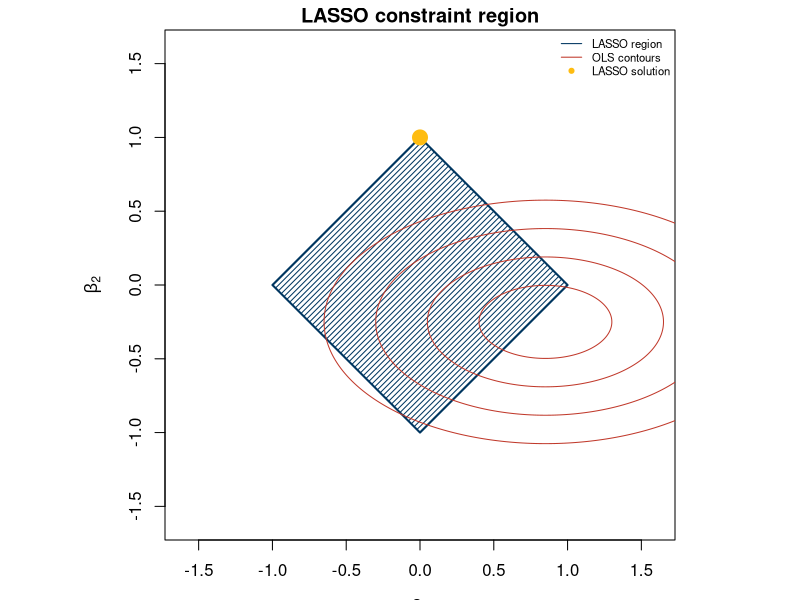
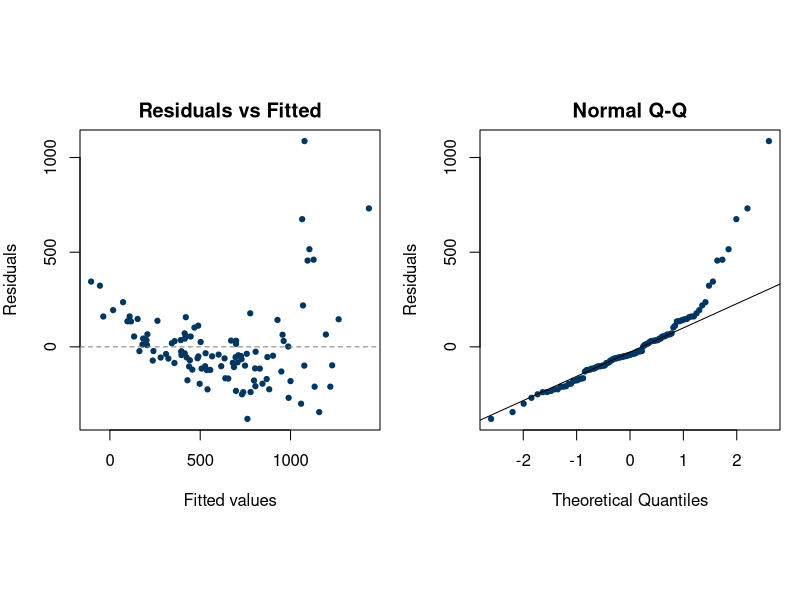

Recreate these plots in R, in order. (Note: this script raises an error after producing the figures.)
## ---- chunk 1
#| echo: false
#| eval: true
library(MASS)
library(leaps)
library(glmnet)
## ---- chunk 2
#| echo: false
#| eval: true
#| fig-height: 4.2
par(mar = c(3, 3, 1.5, 1), pty = "s")
theta <- seq(0, 2 * pi, length.out = 500)
plot(c(-1.6, 1.6), c(-1.6, 1.6), type = "n", asp = 1,
     xlab = expression(beta[1]), ylab = expression(beta[2]),
     main = "LASSO constraint region")
polygon(c(1, 0, -1, 0), c(0, 1, 0, -1),
        col = "#003660", border = NA, density = 25, angle = 45)
lines(c(1, 0, -1, 0, 1), c(0, 1, 0, -1, 0),
      col = "#003660", lwd = 2)
for (r in c(0.45, 0.80, 1.15, 1.50)) {
  lines(r * cos(theta) + 0.85, r * sin(theta) * 0.55 - 0.25,
        col = "#C0392B", lty = 1)
}
points(0, 1, pch = 19, col = "#FEBC11", cex = 2)
legend("topright",
       legend = c("LASSO region", "OLS contours", "LASSO solution"),
       col    = c("#003660", "#C0392B", "#FEBC11"),
       lty    = c(1, 1, NA), pch = c(NA, NA, 19),
       bty    = "n", cex = 0.68)
## ---- chunk 3
#| echo: true
#| eval: true
set.seed(126)
n <- 108

bloodclot <- round(runif(n, 2, 14))
progindex <- round(runif(n, 20, 95))
enzyme    <- round(runif(n, 15, 85))
liver     <- round(runif(n,  1,  6), 1)
age       <- round(runif(n, 25, 70))
gender    <- rbinom(n, 1, 0.40)
alc       <- sample(0:2, n, replace = TRUE, prob = c(0.40, 0.35, 0.25))
alc_mod   <- as.integer(alc == 1)
alc_sev   <- as.integer(alc == 2)

log_surv <- 4.0 + 0.09*bloodclot + 0.013*progindex + 0.016*enzyme +
            0.0005*liver - 0.003*age - 0.08*gender +
            0.06*alc_mod + 0.40*alc_sev + rnorm(n, 0, 0.22)
survival <- round(exp(log_surv))

surgical <- data.frame(survival, bloodclot, progindex, enzyme,
                        liver, age, gender, alc_mod, alc_sev)
head(surgical, 4)
## ---- chunk 4
#| echo: true
#| eval: true
fit_raw <- lm(survival ~ bloodclot + progindex + enzyme +
                liver + age + gender + alc_mod + alc_sev,
              data = surgical)
## ---- chunk 5
#| echo: false
#| eval: true
#| fig-height: 3.8
par(mfrow = c(1, 2), mar = c(4, 4, 2, 1))
plot(fitted(fit_raw), residuals(fit_raw),
     xlab = "Fitted values", ylab = "Residuals",
     main = "Residuals vs Fitted", pch = 19, col = "#003660", cex = 0.7)
abline(h = 0, lty = 2, col = "gray50")
qqnorm(residuals(fit_raw), main = "Normal Q-Q",
       pch = 19, col = "#003660", cex = 0.7, ylab = "Residuals")
qqline(residuals(fit_raw))
## ---- chunk 6
#| echo: true
#| eval: true
#| fig-height: 3.5
boxcox(fit_raw, lambda = seq(-0.5, 0.5, by = 1/20))
## ---- chunk 7
#| echo: true
#| eval: true
surgical$log_surv <- log(surgical$survival)
## ---- chunk 8
#| echo: false
#| eval: true
#| fig-height: 3.2
par(mfrow = c(1, 2), mar = c(4, 4, 2, 1))
hist(surgical$survival, main = "Raw survival (days)",
     xlab = "Survival", col = "#003660", border = "white", breaks = 20)
hist(surgical$log_surv, main = "Log survival",
     xlab = "log(Survival)", col = "#FEBC11", border = "white", breaks = 20)
## ---- chunk 9
#| echo: true
#| eval: true
#| fig-height: 4.5
pairs(surgical[, c("log_surv","bloodclot","progindex","enzyme","liver","age")],
      labels = c("LnSurv","Bloodclot","Progindex","Enzyme","Liver","Age"),
      cex = 0.5, pch = 19, col = "#003660")
## ---- chunk 10
#| echo: true
#| eval: true
#| fig-height: 3.8
par(mfrow = c(1, 2), mar = c(4, 4, 2, 1))
boxplot(log_surv ~ gender, data = surgical,
        names = c("Male", "Female"), ylab = "log(Survival)",
        main = "By Gender", col = c("#003660","#FEBC11"))
alc_f <- factor(surgical$alc_mod + 2*surgical$alc_sev,
                levels = 0:2, labels = c("None","Moderate","Severe"))
boxplot(surgical$log_surv ~ alc_f, ylab = "log(Survival)",
        main = "By Alcohol Use",
        col = c("#f5f5f5","#FEBC11","#C0392B"))
## ---- chunk 11
#| echo: true
#| eval: true
fit_full <- lm(log_surv ~ bloodclot + progindex + enzyme +
                 liver + age + gender + alc_mod + alc_sev,
               data = surgical)
summary(fit_full)
## ---- chunk 12
#| echo: false
#| eval: true
round(coef(summary(fit_full)), 4)
## ---- chunk 13
#| echo: true
#| eval: true
drop1(fit_full, test = "F")
## ---- chunk 14
#| echo: true
#| eval: true
fit_b2 <- update(fit_full, . ~ . - liver)
drop1(fit_b2, test = "F")
## ---- chunk 15
#| echo: true
#| eval: true
fit_b3 <- update(fit_b2, . ~ . - gender)
drop1(fit_b3, test = "F")
## ---- chunk 16
#| echo: true
#| eval: true
fit_b4 <- update(fit_b3, . ~ . - alc_mod)
drop1(fit_b4, test = "F")
## ---- chunk 17
#| echo: true
#| eval: true
fit_aic <- step(fit_full, direction = "backward", trace = 0)
formula(fit_aic)
## ---- chunk 18
#| echo: true
#| eval: true
fit_bic <- step(fit_full, direction = "backward",
                k = log(nrow(surgical)), trace = 0)
formula(fit_bic)
## ---- chunk 19
#| echo: true
#| eval: true
X <- with(surgical, cbind(bloodclot, progindex, enzyme,
                           liver, age, gender, alc_mod, alc_sev))
colnames(X) <- c("bloodclot","progindex","enzyme",
                  "liver","age","gender","alc_mod","alc_sev")
y <- surgical$log_surv

rs      <- regsubsets(X, y, method = "exhaustive")
rs_sum  <- summary(rs)
rs_sum$which
## ---- chunk 20
#| echo: true
#| eval: true
#| fig-height: 3.8
n_obs   <- nrow(surgical)
aic_all <- n_obs * log(rs_sum$rss / n_obs) + 2 * (2:9)

plot(2:9, aic_all, xlab = "p (number of parameters)", ylab = "AIC",
     pch = 19, col = "#003660", cex = 1.2, type = "b")
points(which.min(aic_all) + 1, min(aic_all),
       pch = 8, col = "#C0392B", cex = 2)
## ---- chunk 21
#| echo: true
#| eval: true
set.seed(126)
fold   <- sample(cut(seq(n), breaks = 10, labels = FALSE))
pse_cv <- matrix(NA, n, 8)

for (i in 1:8) {
  vars_i <- which(rs_sum$which[i, -1])
  for (j in 1:10) {
    tmp  <- lm(y ~ X[, vars_i], subset = (fold != j))
    pred <- as.vector(X[fold == j, vars_i, drop = FALSE] %*%
                        coef(tmp)[-1]) + coef(tmp)[1]
    pse_cv[fold == j, i] <- (y[fold == j] - pred)^2
  }
}

cv_means <- colMeans(pse_cv, na.rm = TRUE)
round(cv_means, 4)
## ---- chunk 22
#| echo: true
#| eval: true
#| fig-height: 4.0
plot(2:9, cv_means, type = "b", pch = 19, col = "#003660", cex = 1.2,
     xlab = "Number of parameters",
     ylab = "CV estimate of prediction error")
points(which.min(cv_means) + 1, min(cv_means),
       pch = 8, col = "#C0392B", cex = 2)
## ---- chunk 23
#| echo: true
#| eval: true
fit_lasso    <- glmnet(X, y, alpha = 1, lambda.min = 0, nlambda = 101)
fit_lasso_cv <- cv.glmnet(X, y, alpha = 1, lambda.min = 0, nlambda = 101)
## ---- chunk 24
#| echo: true
#| eval: true
#| fig-height: 4.2
plot(fit_lasso, xvar = "lambda", xlim = c(-8, 0), label = TRUE)
abline(v = log(fit_lasso_cv$lambda.min), col = "#C0392B", lty = 2, lwd = 2)
legend("topleft", legend = colnames(X), lty = 1, cex = 0.5,
       col = 1:8, bty = "n")
## ---- chunk 25
#| echo: true
#| eval: true
#| fig-height: 4.0
plot(fit_lasso_cv)
## ---- chunk 26
#| echo: true
#| eval: true
lasso_min <- coef(fit_lasso_cv, s = "lambda.min")
lasso_1se <- coef(fit_lasso_cv, s = "lambda.1se")

data.frame(
  OLS   = round(c(coef(fit_full)), 4),
  LASSO_min = round(as.vector(lasso_min), 4),
  LASSO_1se = round(as.vector(lasso_1se), 4),
  row.names = rownames(lasso_min)
)
## ---- chunk 27
#| echo: true
#| eval: true
surgical$alcohol <- factor(surgical$alc_mod + 2*surgical$alc_sev,
                            levels = 0:2,
                            labels = c("None","Moderate","Severe"))
table(surgical$alcohol)
## ---- chunk 28
#| echo: true
#| eval: true
fit_final <- lm(log_surv ~ bloodclot + progindex + enzyme + alcohol,
                data = surgical)
round(coef(summary(fit_final)), 4)
## ---- chunk 29
#| echo: false
#| eval: true
cf <- round(coef(fit_final), 4)
## ---- chunk 30
#| echo: true
#| eval: true
#| fig-height: 4.0
par(mfrow = c(1, 2), mar = c(4, 4, 2, 1))
plot(fitted(fit_final), residuals(fit_final),
     xlab = "Fitted values", ylab = "Residuals",
     main = "Residuals vs Fitted",
     pch = 19, col = "#003660", cex = 0.7)
abline(h = 0, lty = 2, col = "gray50")
qqnorm(residuals(fit_final), main = "Normal Q-Q",
       pch = 19, col = "#003660", cex = 0.7, ylab = "Residuals")
qqline(residuals(fit_final))
## ---- chunk 31
#| echo: true
#| eval: true
fit_fwd <- step(lm(log_surv ~ 1, data = surgical),
                scope = list(upper = formula(fit_full)),
                direction = "forward", trace = 0)
formula(fit_fwd)
